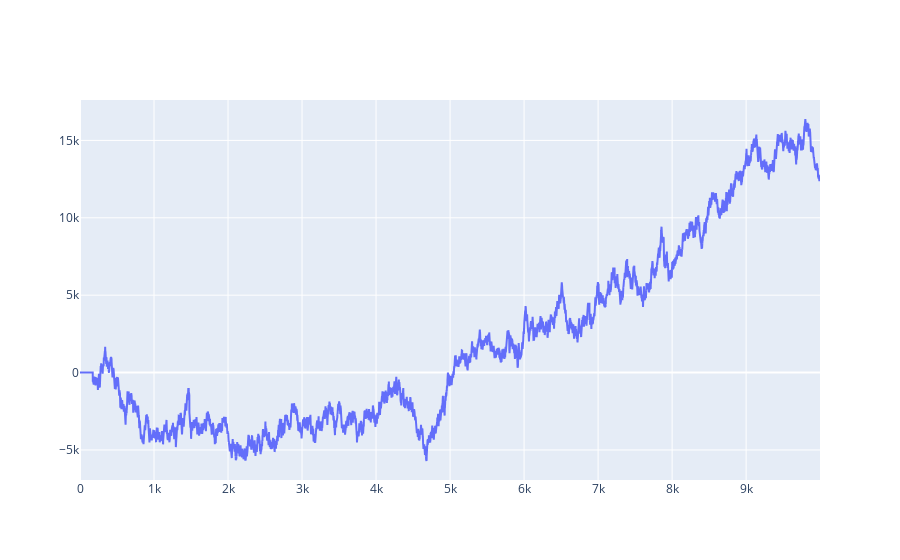

Notebook code cell kept with this figure:
### Code cell
opt.sort(key=lambda x: x['pnl'][-1], reverse=True)
top_3_pnl = opt[:3]
pnl_graph = top_3_pnl[0]['pnl']

fig = go.Figure()
fig.add_trace(go.Scatter(x=spread.index, y=pnl_graph, mode='lines', name='PnL'))
fig.show()

### Figure 1 — Plotly figure (JSON) as saved in the notebook; plotly's stock layout.template omitted (floating-point values rounded to 4 significant figures; data arrays with more than 128 entries replaced by an {"elided": "..."} marker saying what was removed)
{"data": [{"mode": "lines", "name": "PnL", "type": "scatter", "x": {"elided": "10000 int values"}, "y": {"elided": "9999 float values"}}], "layout": {}}
